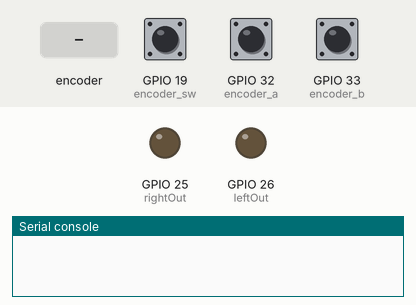
Simulated run of this program. Board: ESP32 board running MicroPython. Parts: output pins drawn as LEDs (lit = HIGH), the last lines printed to the serial console. The test bench sets the inputs (shaded band); at power-on: GPIO 19 (encoder_sw) HIGH, GPIO 32 (encoder_a) HIGH, GPIO 33 (encoder_b) HIGH.

Above: at 1.2 s.
1.3 s: rotary encoder on GPIO 32 (encoder_a) / GPIO 33 (encoder_b) turned 1 step (first pin leading)
At 1.8 s:
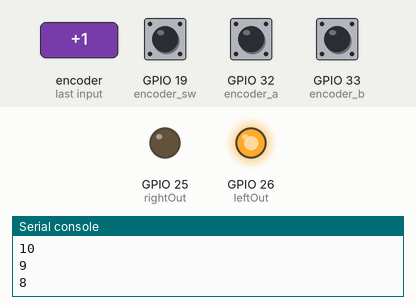
4.5 s: rotary encoder on GPIO 32 (encoder_a) / GPIO 33 (encoder_b) turned 2 steps (second pin leading)
At 5.4 s:
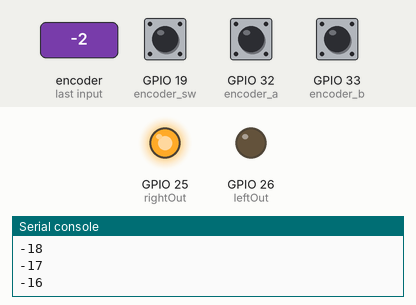
Timing chart, 0 to 10.0 s (numbered marks = the images above; inputs shaded):
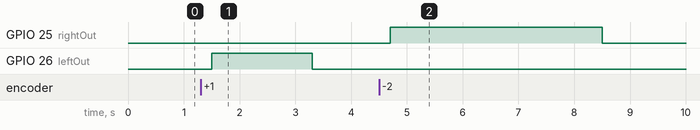

The program:

deskDrive.py
```python
from machine import Pin
import time

class Esp32:
    def __init__(self) -> None:
        self.increment = 10
        self.position = 0
        self.leftOut = Pin(26, Pin.OUT)
        self.rightOut = Pin(25, Pin.OUT)
        self.encoder_a = Pin(32, Pin.IN, Pin.PULL_UP)
        self.encoder_b = Pin(33, Pin.IN, Pin.PULL_UP)
        self.encoder_sw = Pin(19, Pin.IN, Pin.PULL_UP)

        self.leftOut.value(0)
        self.rightOut.value(0)
        self.encoder_a.irq(trigger=Pin.IRQ_FALLING, handler=self.falling_a)
        self.encoder_b.irq(trigger=Pin.IRQ_FALLING, handler=self.falling_b)
        self.encoder_sw.irq(trigger=Pin.IRQ_FALLING, handler=self.falling_sw)


    def falling_a(self, pin: Pin):
        if self.encoder_a.value() == 0 and self.encoder_b.value() == 1:
            self.position += self.increment
        print(f'{self.position}')

    def falling_b(self, pin: Pin):
        if self.encoder_a.value() == 1 and self.encoder_b.value() == 0:
            self.position -= self.increment
        print(f'{self.position}')

    def falling_sw(self, pin: Pin):
        global position
        self.position = 0
        print(f'{self.position}')

esp32 = Esp32()
while True:
    while esp32.position != 0:
        time.sleep(0.2)
        if esp32.position > 0:
            esp32.rightOut.value(0)
            esp32.leftOut.value(1)
            esp32.position -= 1
        elif esp32.position < 0:
            esp32.leftOut.value(0)
            esp32.rightOut.value(1)
            esp32.position += 1
        print(esp32.position)
    esp32.leftOut.value(0)
    esp32.rightOut.value(0)
```

Measured:
- after the input at 1.3 s, GPIO 26 (leftOut): LOW → HIGH after 0.20 s, → LOW 1.8 s later
- after the input at 4.5 s, GPIO 25 (rightOut): LOW → HIGH after 0.20 s, → LOW 3.8 s later
